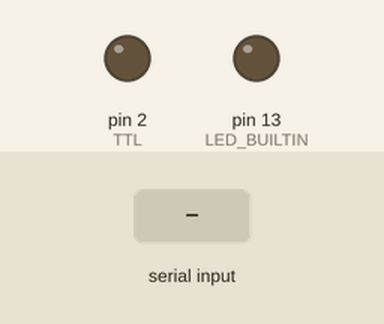
Simulated run of this sketch. Board: Arduino Uno, built with avr-gcc and run on an emulated ATmega328P. Shown: output pins drawn as LEDs (lit = HIGH). The inputs (shaded band) are chosen by the test bench.

Above: at 1.2 s.
1.3 s: "1" received over Serial
At 1.6 s:
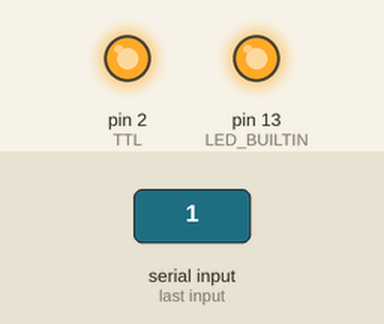
2.8 s: "0" received over Serial
At 4.0 s:
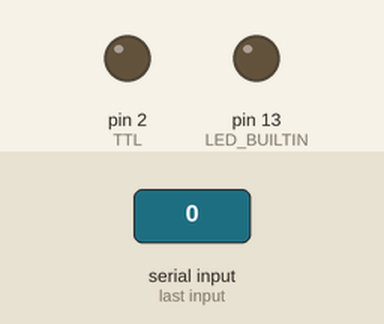
Timing chart, 0 to 5.8 s (numbered marks = the images above; inputs shaded):
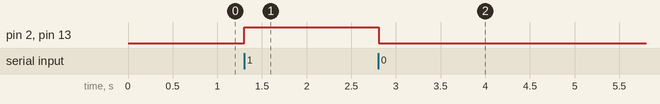

The sketch:

arduino_TTL_OUT.ino
```cpp
char val; // Data received from the serial port
int TTL = 2; // activate PIN #2


void setup() {
  pinMode(LED_BUILTIN, OUTPUT);
  pinMode(TTL, OUTPUT);
  Serial.begin(9600); // Start serial communication at 9600 bps
}


void loop() {
  if (Serial.available())
  { // If data is available to read,
    val = Serial.read(); // read it and store it in val
  }
  if (val == '1')
  { // If 1 was received
    digitalWrite(LED_BUILTIN, HIGH);    // turn the LED off by making the voltage LOW
    digitalWrite(TTL, HIGH);   // turn the LED on (HIGH is the voltage level)
  } else {
    digitalWrite(LED_BUILTIN, LOW);    // turn the LED off by making the voltage LOW
    digitalWrite(TTL, LOW);   // turn the LED on (HIGH is the voltage level)
  }
  delay(10); // Wait 10 milliseconds for next reading
}
```

Measured:
- after the input at 1.3 s, pin 2 (TTL), pin 13 (LED_BUILTIN): LOW → HIGH at once
- after the input at 2.8 s, pin 2 (TTL), pin 13 (LED_BUILTIN): HIGH → LOW at once
